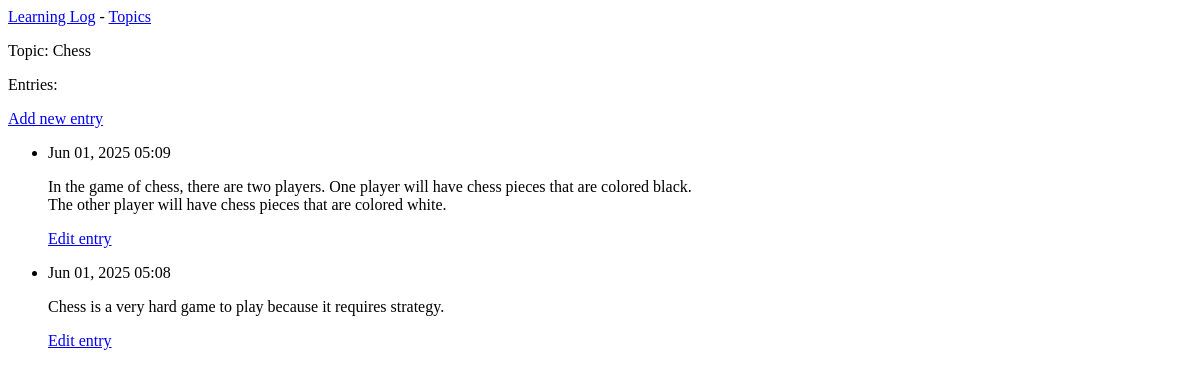
Page /topics/1 on the earlier database version.
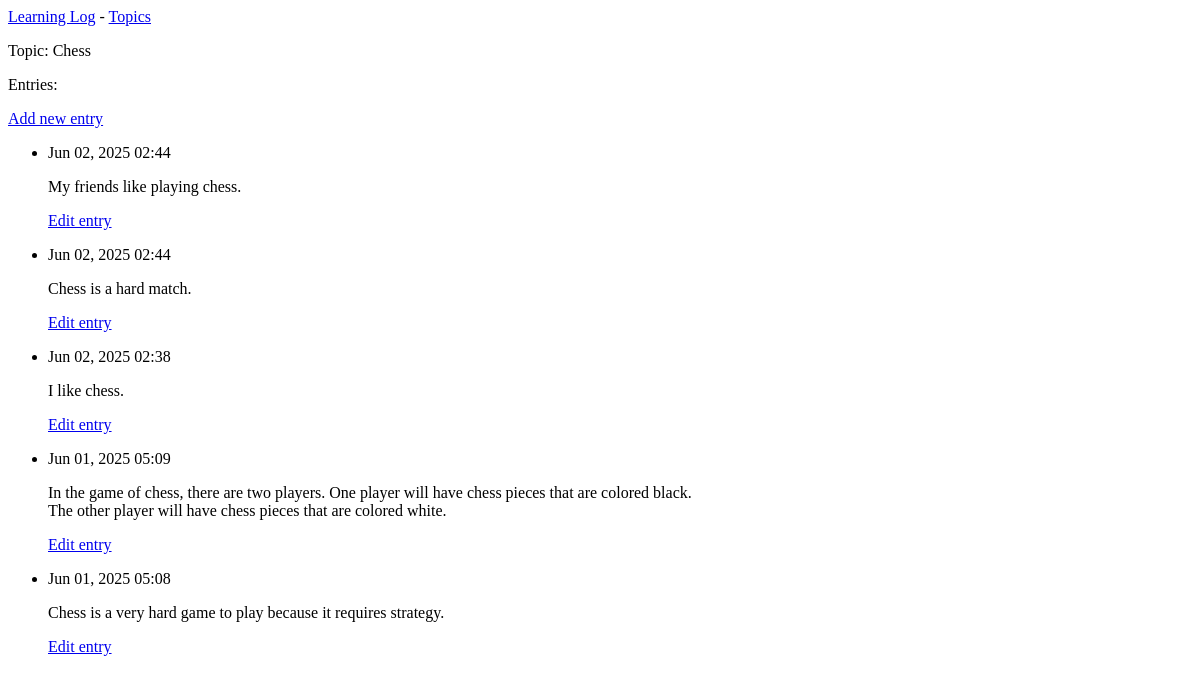
Same page on the later database version.
### learning_logs/models.py (models this page shows, shortened)
class Topic(models.Model):
    text = models.CharField(max_length=200)
    date_added = models.DateTimeField(auto_now_add=True)

class Entry(models.Model):
    topic = models.ForeignKey(Topic, on_delete=models.CASCADE)
    text = models.TextField()
    date_added = models.DateTimeField(auto_now_add=True)
    class Meta:
        verbose_name_plural = 'entries'

### learning_logs/views.py (the view)
# urls.py: path('topics/<int:topic_id>', views.topic, name='topic'),
def topic(request, topic_id):
    topic = Topic.objects.get(id=topic_id)
    entries = topic.entry_set.order_by('-date_added')
    context = {'topic': topic, 'entries': entries}
    return render(request, 'learning_logs/topic.html', context)

### learning_logs/templates/learning_logs/topic.html
{% extends 'learning_logs/base.html' %}
{% block content %}
  <p>Topic: {{ topic.text }}</p>
  <p>Entries:</p>
  <p>
    <a href="{% url 'learning_logs:new_entry' topic.id %}">Add new entry</a>
  </p>
  <ul>
    {% for entry in entries %}
      <li>
        <p>{{ entry.date_added|date:'M d, Y H:i' }}</p>
        <p>{{ entry.text|linebreaks }}</p>
        <p><a href="{% url 'learning_logs:edit_entry' entry.id %}">Edit entry</a></p>
      </li>
      {% empty %}
        <li>There are no entries for this topic yet.</li>
      {% endfor %}
  </ul>
{% endblock content %}

### learning_logs/templates/learning_logs/base.html
<p>
  <a href="{% url 'learning_logs:index' %}">Learning Log</a> -
  <a href="{% url 'learning_logs:topics' %}">Topics</a>
</p>
{% block content %}{% endblock content %}

Differences in the rows shown:
added Entry: date_added "Jun 02, 2025 02:44", text "My friends like playing chess."
added Entry: date_added "Jun 02, 2025 02:44", text "Chess is a hard match."
added Entry: date_added "Jun 02, 2025 02:38", text "I like chess."
